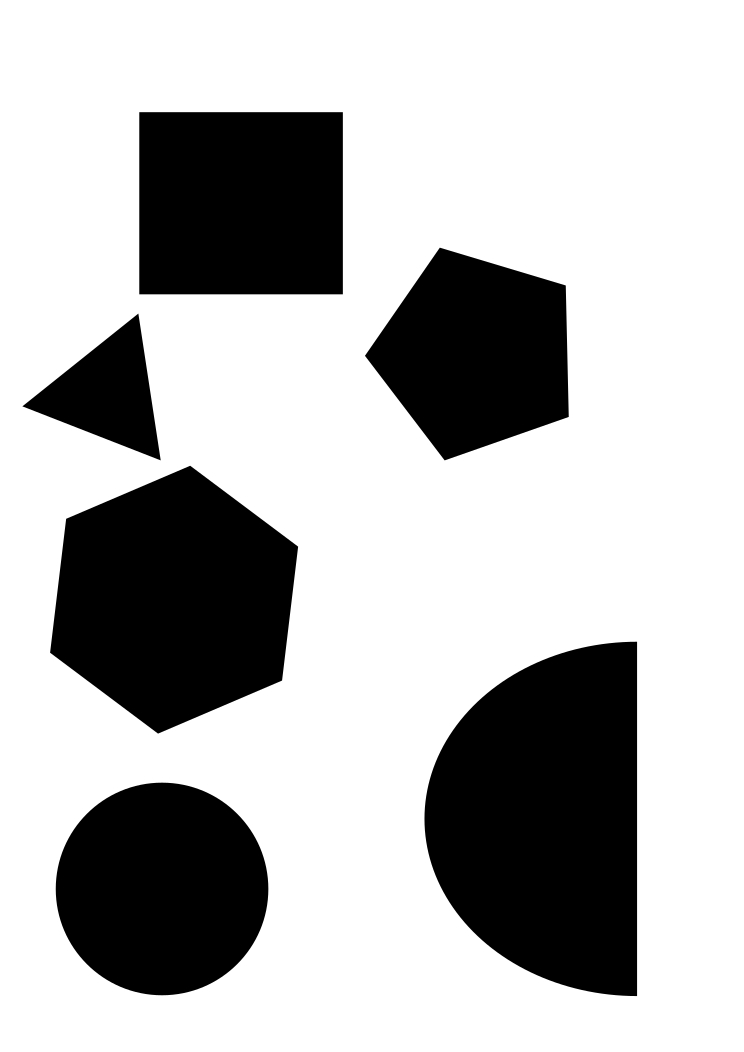
#> input picture Python/opencv/shapes_nocolor.jpg, 744 x 1052 px
$ python shapes.py
#> lines starting #> are read from the running program, lines starting #| are printed output that depends on the picture; after the words box and inside, x2 and y2 are one past the last pixel; in counts of white or black regions, pixels touching at a corner belong together
#> further down, img is the input picture: shape (1052, 744, 3); min 0, max 255, mean 183.9
#!/usr/bin/envrun
import cv2 as cv
import random as rng
import numpy as np
from collections import defaultdict

LABELS = defaultdict(lambda: circularHandler, [
    (0, lambda *_: "<missing>"),
    (1, lambda *_: "<missing>"),
    (2, lambda *_: "<missing>"),
    (3, lambda *_: "Triangle"),
    (4, lambda *_: "Rect"),
    (5, lambda *_: "Pentagon"),
    (6, lambda *_: "Hexagon")
])

def standardWindow(name):
    cv.namedWindow(name, cv.WINDOW_NORMAL)
    cv.resizeWindow(name, 600, 600)

def getpoly(contour):
    epsilon = 0.01 * cv.arcLength(contour, True)
    return cv.approxPolyDP(contour, epsilon, True)

def circularHandler(shape, thresh):
    x,y,w,h = cv.boundingRect(shape)
    subthresh = thresh[x:x+w, y:y+h]
    lines = cv.HoughLines(subthresh, 1, np.pi/180, 200)
    if lines is not None:
        return "Semicircular"
    else:
        return "Circle"

def classify(shape, thresh):
    n = len(shape)
    return LABELS[n](shape, thresh)

def _main(img):
    gray = cv.cvtColor(img, cv.COLOR_BGR2GRAY)
    _, thresh = cv.threshold(gray, 127, 255, cv.THRESH_BINARY)
#> thresh: shape (1052, 744); 72.1% white; 6 black regions, box (x1, y1, x2, y2) and area: (424, 642, 637, 996) 59121, (50, 466, 298, 733) 47284, (139, 112, 343, 294) 37128, (56, 783, 268, 995) 35496, (365, 248, 569, 460) 29762, (23, 314, 161, 460) 9554
    # dialation helps smaller polygons
    dialated = cv.dilate(thresh, np.ones((5, 5), dtype=np.uint8), iterations=1)
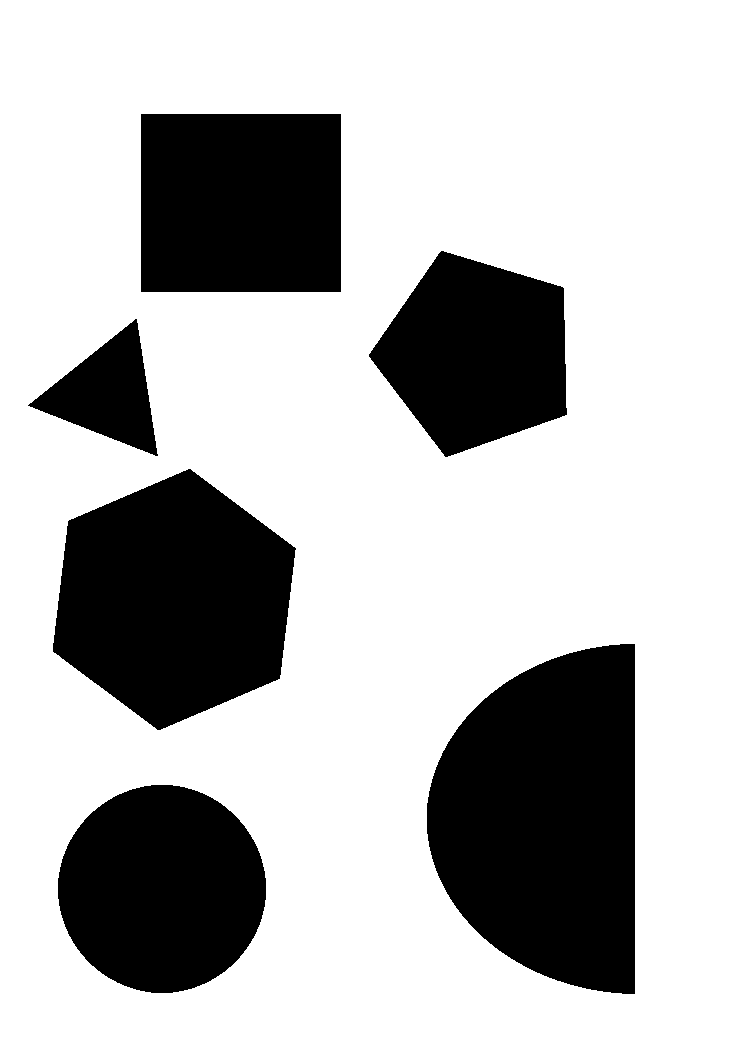
#> dialated: shape (1052, 744); 73.4% white; 6 black regions, box (x1, y1, x2, y2) and area: (427, 644, 635, 994) 56870, (53, 469, 296, 730) 45241, (141, 114, 341, 292) 35600, (58, 785, 266, 993) 33816, (369, 251, 567, 457) 28117, (28, 319, 158, 456) 8447
    edges = cv.Canny(dialated, 1, 254)
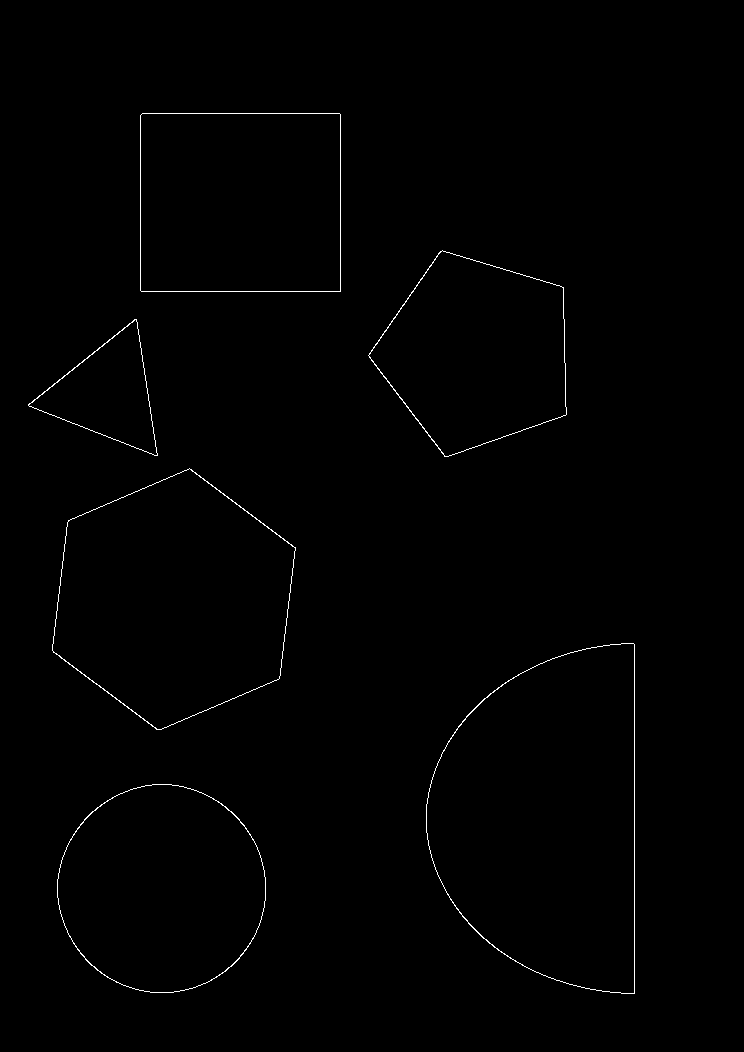
#> edges: shape (1052, 744); 0.55% white in thin lines or dots, all inside (x1, y1, x2, y2) = (28, 113, 635, 994)

    contours, _ = cv.findContours(edges, cv.RETR_EXTERNAL, cv.CHAIN_APPROX_SIMPLE)
#> contours = 6 contours; box (x1, y1, x2, y2) and area: (426, 643, 635, 994) 56771, (52, 468, 296, 730) 45290, (140, 113, 341, 292) 35597, (57, 784, 266, 993) 33861, (368, 250, 567, 457) 28106, (28, 319, 158, 456) 8416
    drawing = img.copy()
    for contour in contours:
        shape = getpoly(contour)
        x,y,w,h = cv.boundingRect(shape)
        cv.rectangle(drawing, (x, y), (x+w, y+h), (255, 0, 0), thickness=2)

        text = classify(shape, thresh)
        M = cv.moments(contour)
        cx = int(M['m10'] / M['m00'])
        cy = int(M['m01'] / M['m00'])
        cv.circle(drawing, (cx, cy), 2, (0, 0, 255), thickness=-1)
        cv.putText(drawing, text, (int(cx - (w/2)), cy), cv.FONT_HERSHEY_SIMPLEX, 1, (0, 255, 0), thickness=2)
#> this loop made 6 passes
#> (epsilon in getpoly, x, y, w, h, n in classify, text, cx) on passes 1, 2, 3, 5: (6.89, 57, 784, 209, 209, 14, 'Circle', 161), (9.84, 426, 644, 209, 350, 9, 'Semicircular', 546), (8.37, 52, 468, 244, 262, 6, 'Hexagon', 173), (6.73, 368, 250, 199, 207, 5, 'Pentagon', 476)
#> (epsilon in getpoly, shape, x, y, w, h, n in classify, text) on passes 4, 6: (4.39, [[28, 404], [157, 455], [136, 319]], 28, 319, 130, 137, 3, 'Triangle'), (7.54, [[140, 115], [141, 291], [340, 291], [339, 113]], 140, 113, 201, 179, 4, 'Rect')
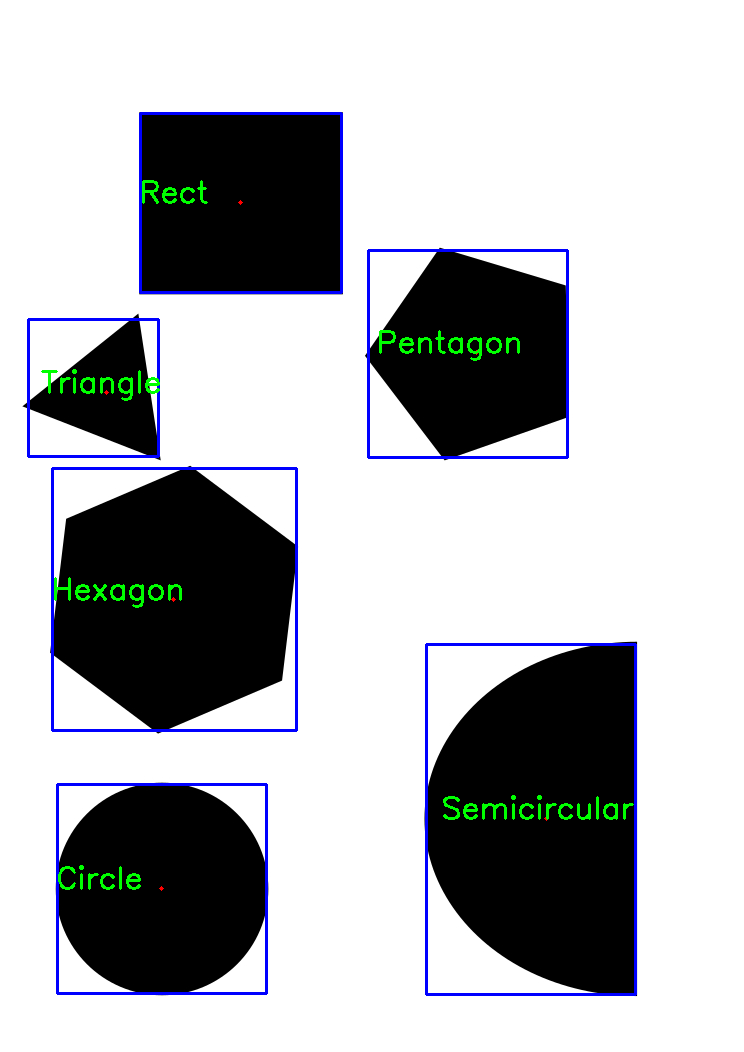
#> drawing: shape (1052, 744, 3); 2.64% of pixels changed, all inside (x1, y1, x2, y2) = (27, 112, 637, 996)

    return drawing

if __name__ == "__main__":
    import argparse
    parser = argparse.ArgumentParser()
    parser.add_argument("target", nargs='?', default="./shapes_nocolor.jpg")
    args = parser.parse_args()

    img = cv.imread(args.target)
    overlayed = _main(img)

    standardWindow("shapes")
    cv.imshow("shapes", overlayed)
    cv.waitKey(0)
    cv.destroyAllWindows()
